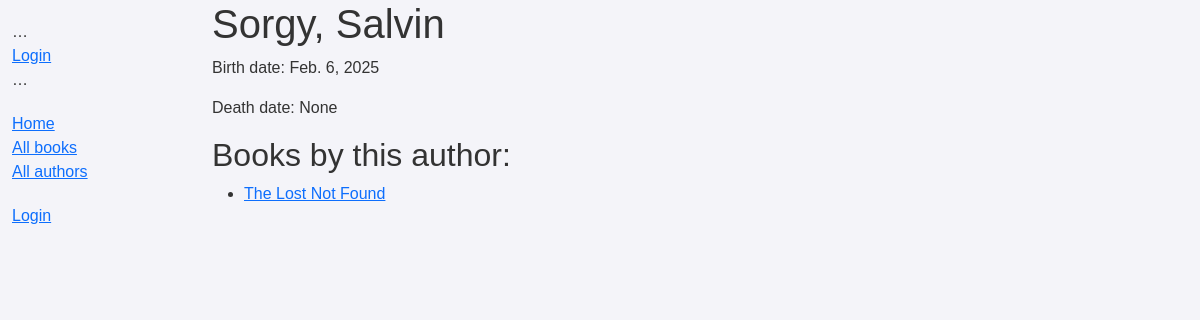
/catalog/author/1/, run on the app's committed database.
### catalog/models.py (models this page shows, shortened)
class Author(models.Model):
    first_name = models.CharField(max_length=100)
    last_name = models.CharField(max_length=100)
    date_of_birth = models.DateField(null=True, blank=True)
    date_of_death = models.DateField('Died', null=True, blank=True)
    class Meta:
        ordering = ['last_name', 'first_name']
    def __str__(self):
        return f'{self.last_name}, {self.first_name}'

class Book(models.Model):
    title = models.CharField(max_length=200)
    author = models.ForeignKey('Author', on_delete=models.RESTRICT, null=True)
    summary = models.TextField(
        max_length=1000, help_text="Enter a brief description of the book")
    isbn = models.CharField('ISBN', max_length=13,
                            unique=True,
                            help_text='13 Character <a href="https://www.isbn-international.org/content/what-isbn'
                                      '">ISBN number</a>')
    genre = models.ManyToManyField(
        Genre, help_text="Select a genre for this book")
    def get_absolute_url(self):
        return reverse('book-detail', args=[str(self.id)])

### catalog/views.py (the view)
# urls.py: path('author/<int:pk>/', views.AuthorDetailView.as_view(), name='author-detail'),
class AuthorDetailView(generic.DetailView):
    model = Author
    template_name = 'catalog/author_detail.html'

### catalog/templates/catalog/author_detail.html
{% extends "base_generic.html" %} {% load static %} {% block content %}
<h1>{{ author }}</h1>
<p>Birth date: {{ author.date_of_birth }}</p>
<p>Death date: {{ author.date_of_death }}</p>
<h2>Books by this author:</h2>
<ul>
  {% for book in author.book_set.all %}
  <li><a href="{{ book.get_absolute_url }}">{{ book.title }}</a></li>
  {% empty %}
  <p>No books available.</p>
  {% endfor %}
</ul>
{% endblock %}

### catalog/static/styles.css (style rules this page uses)
body { font-family: Arial, sans-serif; background-color: #f4f4f9; color: #333; margin: 0; padding: 0; }

### data on the page
Author: last_name+first_name "Sorgy, Salvin", date_of_birth "Feb. 6, 2025", date_of_death "None"
Book: title "The Lost Not Found"
